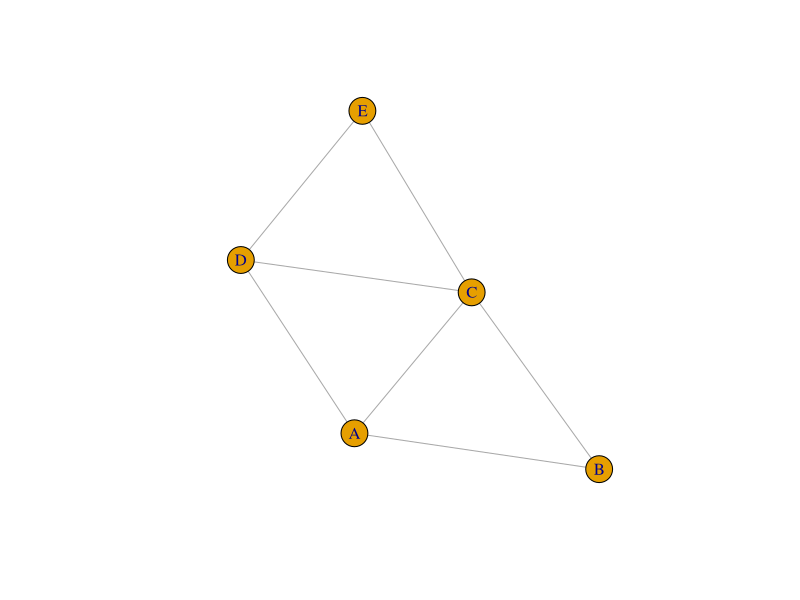
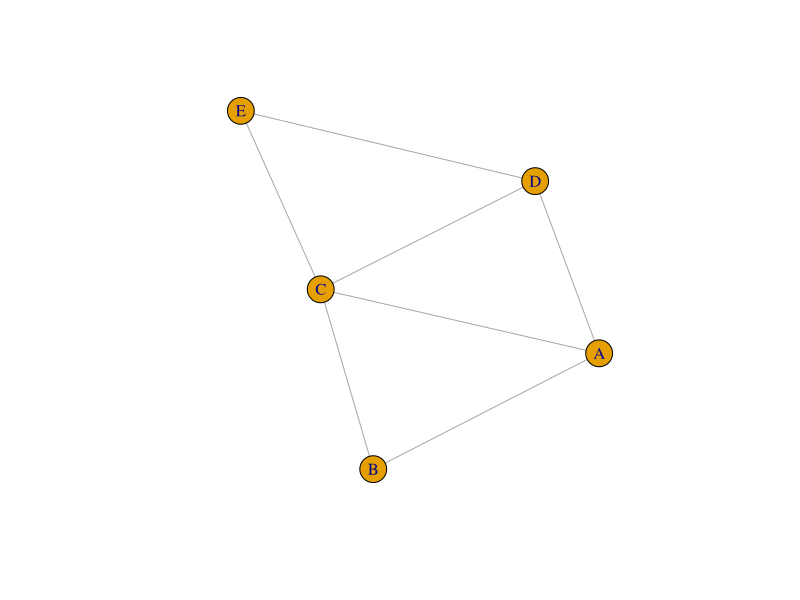

These figures' R source, in order: (Note: this script raises an error after producing the figures.)
library(igraph)
edges = c("A","B","A","C","A","D","B","C","D","C","D","E","C","E")

g= make_graph(edges,directed = FALSE)
plot(g)

weight = c(3,5,4,6,7,9,8)

E(g)$WEIGHT = weight

plot(g, edge.label = E(g)$weight)
plot(g, edge.label = WEIGHT)

adj_mat = matrix(c(0,200,75,180,200,0,150,250,75,150,0,120,180,250,120,0), byrow = TRUE, nrow = 4 ) 

graph = graph_from_adjacency_matrix(adjmatrix = adj_mat, mode = "undirected", weighted = TRUE)

V(graph)$name = c("Mumbai","Pune","Nashik","Thane")

plot(graph,vertex.color = "red", edge.color = "blue")

mst_graph = mst(graph,algorithm = "prim")
mst_graph
plot(mst_graph, vertex.color = "pink", edge.color = "green")

